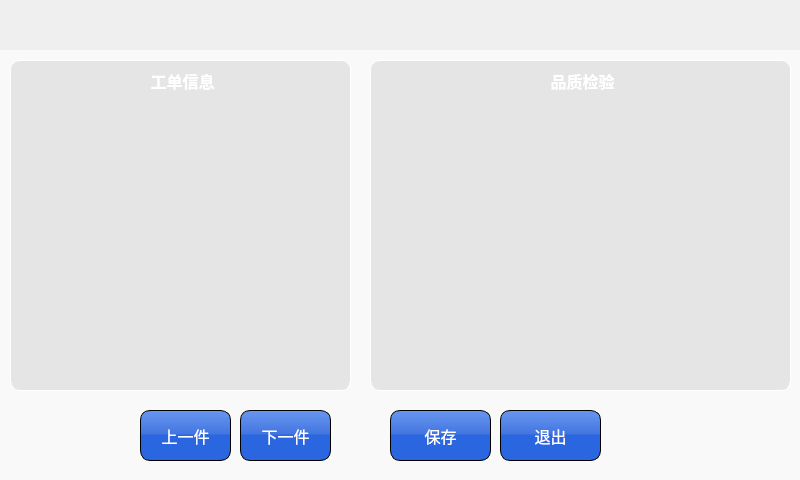
<?xml version="1.0" encoding="UTF-8"?>
<ui version="4.0">
 <class>Fun48pzlr</class>
 <widget class="QDialog" name="Fun48pzlr">
  <property name="geometry">
   <rect>
    <x>0</x>
    <y>0</y>
    <width>800</width>
    <height>480</height>
   </rect>
  </property>
  <property name="font">
   <font>
    <pointsize>12</pointsize>
   </font>
  </property>
  <property name="windowTitle">
   <string>Dialog</string>
  </property>
  <property name="styleSheet">
   <string notr="true">QDialog {	
	border-image: url(:/rc/res/main_bk.png) 0 00 0 0 repeat;
}
#widget_2{ 
border-image: url(:/rc/res/main_bk.png) 50 00 0 0 repeat;
}
QPushButton {
	border: 1px solid  rgb(0, 0, 0);
	border-radius: 10px;
	background-color: qlineargradient(spread:pad, x1:1, y1:1, x2:1, y2:0, stop:0.505682 rgba(35, 97, 222, 247), stop:0.539773 rgba(61, 114, 223, 247), stop:1 rgba(93, 142, 239, 238));
	color: rgb(255, 255, 255);
	font: 16px;
}
QGroupBox::title {
  color: rgb(255, 255, 255);
  subcontrol-origin: margin;
  subcontrol-position: top center;
  padding-top: 10px;  
  border-top: 1px solid rgb(255, 255, 255);
  font:bold 14px;
}
QGroupBox {
	border: 1px solid rgb(255, 255, 255); 
    border-radius: 9px;
	padding:2px; font: bold 16px;	
	background-color: rgba(199, 199, 199, 100);
}

QTableWidget::item {
   
}
QHeaderView::section {
    background-color:  rgb(221, 221, 221); 
	font: 18px;
	border: 0px solid #6c6c6c;
	height: 25px;
}

QTableWidget {
border-left: 1px solid rgb(255, 255, 255); 
border-right: 1px solid rgb(255, 255, 255); 
background-color: transparent;
color: rgb(255, 255, 255);
font: bold 14px;
border-bottom-left-radius:10px;
border-bottom-right-radius:10px;
}</string>
  </property>
  <widget class="QWidget" name="widget_2" native="true">
   <property name="geometry">
    <rect>
     <x>0</x>
     <y>50</y>
     <width>800</width>
     <height>431</height>
    </rect>
   </property>
   <property name="styleSheet">
    <string notr="true">#widget_2{ 
background-color: rgb(249, 249, 249);
}</string>
   </property>
   <widget class="QPushButton" name="pushButton_3">
    <property name="geometry">
     <rect>
      <x>140</x>
      <y>360</y>
      <width>91</width>
      <height>51</height>
     </rect>
    </property>
    <property name="text">
     <string>上一件</string>
    </property>
   </widget>
   <widget class="QPushButton" name="btExit">
    <property name="geometry">
     <rect>
      <x>500</x>
      <y>360</y>
      <width>101</width>
      <height>51</height>
     </rect>
    </property>
    <property name="text">
     <string>退出</string>
    </property>
   </widget>
   <widget class="QGroupBox" name="groupBox">
    <property name="geometry">
     <rect>
      <x>10</x>
      <y>10</y>
      <width>341</width>
      <height>331</height>
     </rect>
    </property>
    <property name="title">
     <string>工单信息</string>
    </property>
    <widget class="QTableWidget" name="tableWidget">
     <property name="geometry">
      <rect>
       <x>0</x>
       <y>40</y>
       <width>341</width>
       <height>291</height>
      </rect>
     </property>
    </widget>
   </widget>
   <widget class="QPushButton" name="pushButton">
    <property name="geometry">
     <rect>
      <x>390</x>
      <y>360</y>
      <width>101</width>
      <height>51</height>
     </rect>
    </property>
    <property name="text">
     <string>保存</string>
    </property>
   </widget>
   <widget class="QPushButton" name="pushButton_4">
    <property name="geometry">
     <rect>
      <x>240</x>
      <y>360</y>
      <width>91</width>
      <height>51</height>
     </rect>
    </property>
    <property name="text">
     <string>下一件</string>
    </property>
   </widget>
   <widget class="QGroupBox" name="groupBox_2">
    <property name="geometry">
     <rect>
      <x>370</x>
      <y>10</y>
      <width>421</width>
      <height>331</height>
     </rect>
    </property>
    <property name="title">
     <string>品质检验</string>
    </property>
    <widget class="QTableWidget" name="tableWidget_2">
     <property name="geometry">
      <rect>
       <x>0</x>
       <y>40</y>
       <width>421</width>
       <height>291</height>
      </rect>
     </property>
    </widget>
   </widget>
  </widget>
 </widget>
 <resources/>
 <connections/>
</ui>
